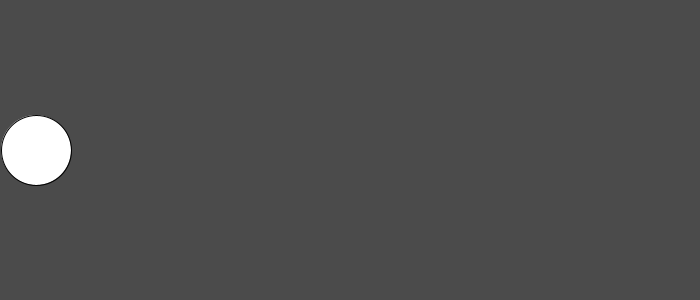
Frame 1 (no input)
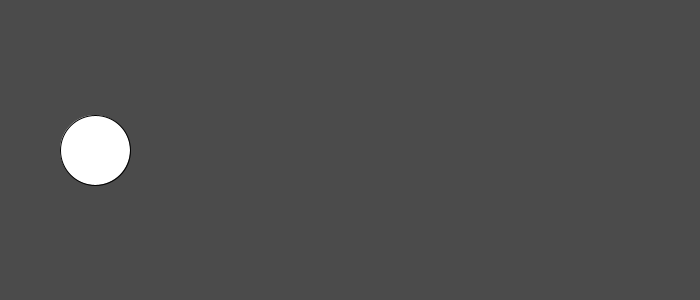
Frame 60 (the mouse pressed at the canvas centre just before this capture)
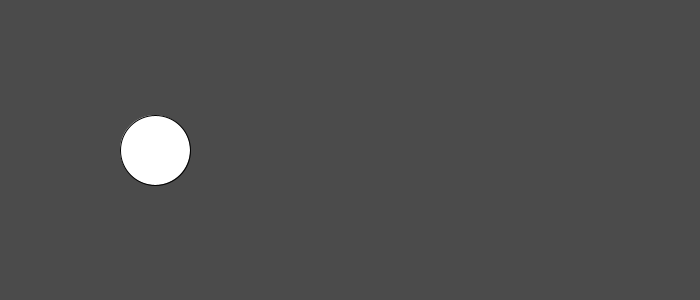
Frame 120 (the mouse held since frame 60 and released just before this capture)

The Processing sketch that drew these frames (run headless with seeded random() and noise(); from frame 60 on, the mouse is pressed at the canvas centre):

// Processing sketch: ejemplo_If
// ── ejemplo_If.pde
boolean state = true;
int x = 35;
int r = 35;

void setup(){
  size(700, 300);
}

void draw(){
  background(75);
  if (state){
    x++;
  }else {
    x--;
  }
  ellipse(x, height / 2, 2 * r, 2 * r);
  if (x + r > width || x - r < 0){
    state = !state;
  }
}
